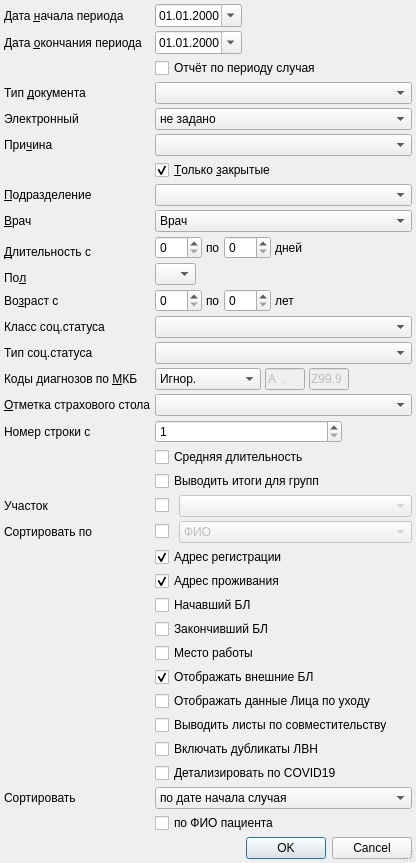
<?xml version="1.0" encoding="UTF-8"?>
<ui version="4.0">
 <class>TempInvalidSetupDialog</class>
 <widget class="QDialog" name="TempInvalidSetupDialog">
  <property name="windowModality">
   <enum>Qt::ApplicationModal</enum>
  </property>
  <property name="geometry">
   <rect>
    <x>0</x>
    <y>0</y>
    <width>416</width>
    <height>798</height>
   </rect>
  </property>
  <property name="windowTitle">
   <string>параметры отчёта</string>
  </property>
  <property name="sizeGripEnabled">
   <bool>true</bool>
  </property>
  <layout class="QGridLayout">
   <property name="leftMargin">
    <number>4</number>
   </property>
   <property name="topMargin">
    <number>4</number>
   </property>
   <property name="rightMargin">
    <number>4</number>
   </property>
   <property name="bottomMargin">
    <number>4</number>
   </property>
   <property name="spacing">
    <number>4</number>
   </property>
   <item row="33" column="1" colspan="2">
    <widget class="QCheckBox" name="chkTempInvalidDuplicate">
     <property name="text">
      <string>Выводить листы по совместительству</string>
     </property>
    </widget>
   </item>
   <item row="37" column="1" colspan="2">
    <widget class="QComboBox" name="cmbDateSort">
     <item>
      <property name="text">
       <string>по дате начала случая</string>
      </property>
     </item>
     <item>
      <property name="text">
       <string>по дате начала ЛН</string>
      </property>
     </item>
    </widget>
   </item>
   <item row="31" column="1" colspan="2">
    <widget class="QCheckBox" name="chkTempInvalidReceiver">
     <property name="text">
      <string>Отображать данные Лица по уходу</string>
     </property>
    </widget>
   </item>
   <item row="37" column="0">
    <widget class="QLabel" name="lblDateSort">
     <property name="text">
      <string>Сортировать</string>
     </property>
    </widget>
   </item>
   <item row="5" column="0">
    <widget class="QLabel" name="lblTempInvalidReason">
     <property name="text">
      <string>При&amp;чина</string>
     </property>
     <property name="buddy">
      <cstring>cmbReason</cstring>
     </property>
    </widget>
   </item>
   <item row="2" column="1" colspan="2">
    <widget class="QCheckBox" name="chkByPeriod">
     <property name="toolTip">
      <string>&lt;!DOCTYPE HTML PUBLIC &quot;-//W3C//DTD HTML 4.0//EN&quot; &quot;http://www.w3.org/TR/REC-html40/strict.dtd&quot;&gt;
&lt;html&gt;&lt;head&gt;&lt;meta name=&quot;qrichtext&quot; content=&quot;1&quot; /&gt;&lt;style type=&quot;text/css&quot;&gt;
p, li { white-space: pre-wrap; }
&lt;/style&gt;&lt;/head&gt;&lt;body style=&quot; font-family:'MS Shell Dlg 2'; font-size:8.25pt; font-weight:400; font-style:normal;&quot;&gt;
&lt;p style=&quot; margin-top:0px; margin-bottom:0px; margin-left:0px; margin-right:0px; -qt-block-indent:0; text-indent:0px; font-size:8pt;&quot;&gt;Если отметка &lt;span style=&quot; font-weight:600;&quot;&gt;стоит&lt;/span&gt;, то для отчёта &lt;br /&gt;выбираются документы ВУТ с &lt;span style=&quot; font-weight:600;&quot;&gt;периодом, &lt;/span&gt;&lt;/p&gt;
&lt;p style=&quot; margin-top:0px; margin-bottom:0px; margin-left:0px; margin-right:0px; -qt-block-indent:0; text-indent:0px; font-size:8pt; font-weight:600;&quot;&gt;пересекающимя с периодом отчёта&lt;/p&gt;
&lt;p style=&quot;-qt-paragraph-type:empty; margin-top:0px; margin-bottom:0px; margin-left:0px; margin-right:0px; -qt-block-indent:0; text-indent:0px; font-size:8pt;&quot;&gt;&lt;/p&gt;
&lt;p style=&quot; margin-top:0px; margin-bottom:0px; margin-left:0px; margin-right:0px; -qt-block-indent:0; text-indent:0px; font-size:8pt;&quot;&gt;Если отметка &lt;span style=&quot; font-weight:600;&quot;&gt;снята&lt;/span&gt;, то для отчёта &lt;/p&gt;
&lt;p style=&quot; margin-top:0px; margin-bottom:0px; margin-left:0px; margin-right:0px; -qt-block-indent:0; text-indent:0px; font-size:8pt;&quot;&gt;выбираются документы ВУТ &lt;/p&gt;
&lt;p style=&quot; margin-top:0px; margin-bottom:0px; margin-left:0px; margin-right:0px; -qt-block-indent:0; text-indent:0px; font-size:8pt;&quot;&gt;&lt;span style=&quot; font-weight:600;&quot;&gt;закрытые в периоде отчёта&lt;/span&gt;&lt;/p&gt;
&lt;p style=&quot;-qt-paragraph-type:empty; margin-top:0px; margin-bottom:0px; margin-left:0px; margin-right:0px; -qt-block-indent:0; text-indent:0px; font-size:8pt;&quot;&gt;&lt;/p&gt;&lt;/body&gt;&lt;/html&gt;</string>
     </property>
     <property name="text">
      <string>Отчёт по периоду случая</string>
     </property>
    </widget>
   </item>
   <item row="0" column="1">
    <widget class="CDateEdit" name="edtBegDate">
     <property name="sizePolicy">
      <sizepolicy hsizetype="Maximum" vsizetype="Fixed">
       <horstretch>0</horstretch>
       <verstretch>0</verstretch>
      </sizepolicy>
     </property>
     <property name="displayFormat">
      <string>dd.MM.yyyy</string>
     </property>
     <property name="calendarPopup">
      <bool>true</bool>
     </property>
    </widget>
   </item>
   <item row="12" column="0">
    <widget class="QLabel" name="lblAge">
     <property name="text">
      <string>Во&amp;зраст с</string>
     </property>
     <property name="buddy">
      <cstring>edtAgeFrom</cstring>
     </property>
    </widget>
   </item>
   <item row="8" column="0">
    <widget class="QLabel" name="lblPerson">
     <property name="text">
      <string>&amp;Врач</string>
     </property>
     <property name="buddy">
      <cstring>cmbPerson</cstring>
     </property>
    </widget>
   </item>
   <item row="3" column="1" colspan="2">
    <widget class="CRBComboBox" name="cmbDoctype"/>
   </item>
   <item row="17" column="0">
    <widget class="QLabel" name="lblInsuranceOfficeMark">
     <property name="text">
      <string>&amp;Отметка страхового стола</string>
     </property>
     <property name="buddy">
      <cstring>cmbInsuranceOfficeMark</cstring>
     </property>
    </widget>
   </item>
   <item row="17" column="1" colspan="2">
    <widget class="QComboBox" name="cmbInsuranceOfficeMark">
     <item>
      <property name="text">
       <string/>
      </property>
     </item>
     <item>
      <property name="text">
       <string>без отметки</string>
      </property>
     </item>
     <item>
      <property name="text">
       <string>с отметкой</string>
      </property>
     </item>
    </widget>
   </item>
   <item row="11" column="0">
    <widget class="QLabel" name="lblSex">
     <property name="text">
      <string>По&amp;л</string>
     </property>
     <property name="buddy">
      <cstring>cmbSex</cstring>
     </property>
    </widget>
   </item>
   <item row="13" column="1" colspan="2">
    <widget class="CSocStatusComboBox" name="cmbSocStatusClass"/>
   </item>
   <item row="16" column="0">
    <widget class="QLabel" name="lblMKB">
     <property name="text">
      <string>Коды диагнозов по &amp;МКБ</string>
     </property>
     <property name="buddy">
      <cstring>cmbMKBFilter</cstring>
     </property>
    </widget>
   </item>
   <item row="9" column="1" colspan="2">
    <widget class="QFrame" name="frmDuration">
     <property name="frameShape">
      <enum>QFrame::NoFrame</enum>
     </property>
     <property name="frameShadow">
      <enum>QFrame::Raised</enum>
     </property>
     <layout class="QHBoxLayout">
      <property name="spacing">
       <number>4</number>
      </property>
      <property name="leftMargin">
       <number>0</number>
      </property>
      <property name="topMargin">
       <number>0</number>
      </property>
      <property name="rightMargin">
       <number>0</number>
      </property>
      <property name="bottomMargin">
       <number>0</number>
      </property>
      <item>
       <widget class="QSpinBox" name="edtDurationFrom">
        <property name="sizePolicy">
         <sizepolicy hsizetype="Preferred" vsizetype="Fixed">
          <horstretch>0</horstretch>
          <verstretch>0</verstretch>
         </sizepolicy>
        </property>
        <property name="maximum">
         <number>366</number>
        </property>
       </widget>
      </item>
      <item>
       <widget class="QLabel" name="lblDurationTo">
        <property name="text">
         <string>по</string>
        </property>
        <property name="buddy">
         <cstring>edtDurationTo</cstring>
        </property>
       </widget>
      </item>
      <item>
       <widget class="QSpinBox" name="edtDurationTo">
        <property name="sizePolicy">
         <sizepolicy hsizetype="Preferred" vsizetype="Fixed">
          <horstretch>0</horstretch>
          <verstretch>0</verstretch>
         </sizepolicy>
        </property>
        <property name="maximum">
         <number>366</number>
        </property>
       </widget>
      </item>
      <item>
       <widget class="QLabel" name="lblDurationDays">
        <property name="text">
         <string>дней</string>
        </property>
        <property name="buddy">
         <cstring>edtDurationTo</cstring>
        </property>
       </widget>
      </item>
      <item>
       <spacer>
        <property name="orientation">
         <enum>Qt::Horizontal</enum>
        </property>
        <property name="sizeHint" stdset="0">
         <size>
          <width>21</width>
          <height>20</height>
         </size>
        </property>
       </spacer>
      </item>
     </layout>
    </widget>
   </item>
   <item row="12" column="1" colspan="2">
    <widget class="QFrame" name="frmAge">
     <property name="frameShape">
      <enum>QFrame::NoFrame</enum>
     </property>
     <property name="frameShadow">
      <enum>QFrame::Raised</enum>
     </property>
     <layout class="QHBoxLayout">
      <property name="spacing">
       <number>4</number>
      </property>
      <property name="leftMargin">
       <number>0</number>
      </property>
      <property name="topMargin">
       <number>0</number>
      </property>
      <property name="rightMargin">
       <number>0</number>
      </property>
      <property name="bottomMargin">
       <number>0</number>
      </property>
      <item>
       <widget class="QSpinBox" name="edtAgeFrom">
        <property name="sizePolicy">
         <sizepolicy hsizetype="Preferred" vsizetype="Fixed">
          <horstretch>0</horstretch>
          <verstretch>0</verstretch>
         </sizepolicy>
        </property>
        <property name="maximum">
         <number>150</number>
        </property>
       </widget>
      </item>
      <item>
       <widget class="QLabel" name="lblAgeTo">
        <property name="text">
         <string>по</string>
        </property>
        <property name="buddy">
         <cstring>edtAgeTo</cstring>
        </property>
       </widget>
      </item>
      <item>
       <widget class="QSpinBox" name="edtAgeTo">
        <property name="sizePolicy">
         <sizepolicy hsizetype="Preferred" vsizetype="Fixed">
          <horstretch>0</horstretch>
          <verstretch>0</verstretch>
         </sizepolicy>
        </property>
        <property name="maximum">
         <number>150</number>
        </property>
       </widget>
      </item>
      <item>
       <widget class="QLabel" name="lblAgeYears">
        <property name="text">
         <string>лет</string>
        </property>
        <property name="buddy">
         <cstring>edtAgeTo</cstring>
        </property>
       </widget>
      </item>
      <item>
       <spacer>
        <property name="orientation">
         <enum>Qt::Horizontal</enum>
        </property>
        <property name="sizeHint" stdset="0">
         <size>
          <width>21</width>
          <height>20</height>
         </size>
        </property>
       </spacer>
      </item>
     </layout>
    </widget>
   </item>
   <item row="16" column="1" colspan="2">
    <widget class="QFrame" name="frmMKB">
     <property name="frameShape">
      <enum>QFrame::NoFrame</enum>
     </property>
     <property name="frameShadow">
      <enum>QFrame::Raised</enum>
     </property>
     <layout class="QGridLayout">
      <property name="leftMargin">
       <number>0</number>
      </property>
      <property name="topMargin">
       <number>0</number>
      </property>
      <property name="rightMargin">
       <number>0</number>
      </property>
      <property name="bottomMargin">
       <number>0</number>
      </property>
      <property name="horizontalSpacing">
       <number>4</number>
      </property>
      <property name="verticalSpacing">
       <number>0</number>
      </property>
      <item row="0" column="0">
       <widget class="QComboBox" name="cmbMKBFilter">
        <item>
         <property name="text">
          <string>Игнор.</string>
         </property>
        </item>
        <item>
         <property name="text">
          <string>Интервал</string>
         </property>
        </item>
        <item>
         <property name="text">
          <string>Без диагноза</string>
         </property>
        </item>
       </widget>
      </item>
      <item row="0" column="1">
       <widget class="CICDCodeEdit" name="edtMKBFrom">
        <property name="enabled">
         <bool>false</bool>
        </property>
        <property name="sizePolicy">
         <sizepolicy hsizetype="Fixed" vsizetype="Fixed">
          <horstretch>0</horstretch>
          <verstretch>0</verstretch>
         </sizepolicy>
        </property>
        <property name="maximumSize">
         <size>
          <width>40</width>
          <height>16777215</height>
         </size>
        </property>
        <property name="inputMask">
         <string>a00.00</string>
        </property>
        <property name="text">
         <string>A.</string>
        </property>
        <property name="maxLength">
         <number>6</number>
        </property>
       </widget>
      </item>
      <item row="0" column="2">
       <widget class="CICDCodeEdit" name="edtMKBTo">
        <property name="enabled">
         <bool>false</bool>
        </property>
        <property name="sizePolicy">
         <sizepolicy hsizetype="Fixed" vsizetype="Fixed">
          <horstretch>0</horstretch>
          <verstretch>0</verstretch>
         </sizepolicy>
        </property>
        <property name="maximumSize">
         <size>
          <width>40</width>
          <height>16777215</height>
         </size>
        </property>
        <property name="inputMask">
         <string>a00.00</string>
        </property>
        <property name="text">
         <string>Z99.9</string>
        </property>
        <property name="maxLength">
         <number>6</number>
        </property>
       </widget>
      </item>
      <item row="0" column="3">
       <spacer>
        <property name="orientation">
         <enum>Qt::Horizontal</enum>
        </property>
        <property name="sizeHint" stdset="0">
         <size>
          <width>40</width>
          <height>20</height>
         </size>
        </property>
       </spacer>
      </item>
     </layout>
    </widget>
   </item>
   <item row="10" column="1" rowspan="2" colspan="2">
    <widget class="QFrame" name="frmSex">
     <property name="frameShape">
      <enum>QFrame::NoFrame</enum>
     </property>
     <property name="frameShadow">
      <enum>QFrame::Raised</enum>
     </property>
     <layout class="QHBoxLayout">
      <property name="spacing">
       <number>4</number>
      </property>
      <property name="leftMargin">
       <number>0</number>
      </property>
      <property name="topMargin">
       <number>0</number>
      </property>
      <property name="rightMargin">
       <number>0</number>
      </property>
      <property name="bottomMargin">
       <number>0</number>
      </property>
      <item>
       <widget class="QComboBox" name="cmbSex">
        <item>
         <property name="text">
          <string/>
         </property>
        </item>
        <item>
         <property name="text">
          <string>М</string>
         </property>
        </item>
        <item>
         <property name="text">
          <string>Ж</string>
         </property>
        </item>
       </widget>
      </item>
      <item>
       <spacer>
        <property name="orientation">
         <enum>Qt::Horizontal</enum>
        </property>
        <property name="sizeHint" stdset="0">
         <size>
          <width>21</width>
          <height>20</height>
         </size>
        </property>
       </spacer>
      </item>
     </layout>
    </widget>
   </item>
   <item row="1" column="1">
    <widget class="CDateEdit" name="edtEndDate">
     <property name="sizePolicy">
      <sizepolicy hsizetype="Maximum" vsizetype="Fixed">
       <horstretch>0</horstretch>
       <verstretch>0</verstretch>
      </sizepolicy>
     </property>
     <property name="displayFormat">
      <string>dd.MM.yyyy</string>
     </property>
     <property name="calendarPopup">
      <bool>true</bool>
     </property>
    </widget>
   </item>
   <item row="6" column="1" colspan="2">
    <widget class="QCheckBox" name="chkOnlyClosed">
     <property name="text">
      <string>&amp;Только &amp;закрытые</string>
     </property>
     <property name="checked">
      <bool>true</bool>
     </property>
    </widget>
   </item>
   <item row="1" column="0">
    <widget class="QLabel" name="lblEndDate">
     <property name="text">
      <string>Дата &amp;окончания периода</string>
     </property>
     <property name="buddy">
      <cstring>edtEndDate</cstring>
     </property>
    </widget>
   </item>
   <item row="7" column="0">
    <widget class="QLabel" name="lblOrgStructure">
     <property name="text">
      <string>&amp;Подразделение</string>
     </property>
     <property name="buddy">
      <cstring>cmbOrgStructure</cstring>
     </property>
    </widget>
   </item>
   <item row="24" column="0">
    <spacer>
     <property name="orientation">
      <enum>Qt::Vertical</enum>
     </property>
     <property name="sizeHint" stdset="0">
      <size>
       <width>21</width>
       <height>21</height>
      </size>
     </property>
    </spacer>
   </item>
   <item row="0" column="0">
    <widget class="QLabel" name="lblBegDate">
     <property name="text">
      <string>Дата &amp;начала периода</string>
     </property>
     <property name="buddy">
      <cstring>edtBegDate</cstring>
     </property>
    </widget>
   </item>
   <item row="3" column="0">
    <widget class="QLabel" name="lblDocType">
     <property name="text">
      <string>Тип &amp;документа</string>
     </property>
     <property name="buddy">
      <cstring>cmbDoctype</cstring>
     </property>
    </widget>
   </item>
   <item row="8" column="1" colspan="2">
    <widget class="CPersonComboBoxEx" name="cmbPerson">
     <item>
      <property name="text">
       <string>Врач</string>
      </property>
     </item>
    </widget>
   </item>
   <item row="26" column="1" colspan="2">
    <widget class="QCheckBox" name="chkLocAddress">
     <property name="text">
      <string>Адрес проживания</string>
     </property>
     <property name="checked">
      <bool>true</bool>
     </property>
    </widget>
   </item>
   <item row="15" column="0">
    <widget class="QLabel" name="lblSocStatusType">
     <property name="text">
      <string>Тип соц.статуса</string>
     </property>
     <property name="buddy">
      <cstring>cmbSocStatusType</cstring>
     </property>
    </widget>
   </item>
   <item row="21" column="1" colspan="2">
    <widget class="QCheckBox" name="chkResultsForGroups">
     <property name="text">
      <string>Выводить итоги для групп</string>
     </property>
    </widget>
   </item>
   <item row="25" column="1" colspan="2">
    <widget class="QCheckBox" name="chkRegAddress">
     <property name="text">
      <string>Адрес регистрации</string>
     </property>
     <property name="checked">
      <bool>true</bool>
     </property>
    </widget>
   </item>
   <item row="15" column="1" colspan="2">
    <widget class="CRBComboBox" name="cmbSocStatusType"/>
   </item>
   <item row="38" column="1" colspan="2">
    <widget class="QCheckBox" name="chkClientNameSort">
     <property name="text">
      <string>по ФИО пациента </string>
     </property>
    </widget>
   </item>
   <item row="18" column="1">
    <widget class="QSpinBox" name="edtCntUser">
     <property name="minimum">
      <number>1</number>
     </property>
     <property name="maximum">
      <number>999999999</number>
     </property>
    </widget>
   </item>
   <item row="29" column="1" colspan="2">
    <widget class="QCheckBox" name="chkPlaceWork">
     <property name="text">
      <string>Место работы</string>
     </property>
    </widget>
   </item>
   <item row="28" column="1" colspan="2">
    <widget class="QCheckBox" name="chkEndPerson">
     <property name="text">
      <string>Закончивший БЛ</string>
     </property>
    </widget>
   </item>
   <item row="18" column="2">
    <spacer name="horizontalSpacer">
     <property name="orientation">
      <enum>Qt::Horizontal</enum>
     </property>
     <property name="sizeHint" stdset="0">
      <size>
       <width>40</width>
       <height>20</height>
      </size>
     </property>
    </spacer>
   </item>
   <item row="18" column="0">
    <widget class="QLabel" name="lblCntUser">
     <property name="text">
      <string>Номер строки с</string>
     </property>
    </widget>
   </item>
   <item row="4" column="1" colspan="2">
    <widget class="QComboBox" name="cmbElectronic">
     <item>
      <property name="text">
       <string>не задано</string>
      </property>
     </item>
     <item>
      <property name="text">
       <string>Электронный</string>
      </property>
     </item>
     <item>
      <property name="text">
       <string>Бумажный</string>
      </property>
     </item>
    </widget>
   </item>
   <item row="34" column="1">
    <widget class="QCheckBox" name="chkTempInvalidDuplicateWork">
     <property name="text">
      <string>Включать дубликаты ЛВН</string>
     </property>
    </widget>
   </item>
   <item row="4" column="0">
    <widget class="QLabel" name="lblElectronic">
     <property name="text">
      <string>Электронный</string>
     </property>
    </widget>
   </item>
   <item row="35" column="1">
    <widget class="QCheckBox" name="chkTempInvalidCOVID19">
     <property name="text">
      <string>Детализировать по COVID19</string>
     </property>
    </widget>
   </item>
   <item row="13" column="0">
    <widget class="QLabel" name="lblSocStatusClass">
     <property name="text">
      <string>Класс соц.статуса</string>
     </property>
     <property name="buddy">
      <cstring>cmbSocStatusClass</cstring>
     </property>
    </widget>
   </item>
   <item row="23" column="0">
    <widget class="QLabel" name="lblOrderBy">
     <property name="text">
      <string>Сортировать по</string>
     </property>
    </widget>
   </item>
   <item row="22" column="0">
    <widget class="QLabel" name="lblClientArea">
     <property name="text">
      <string>Участок</string>
     </property>
    </widget>
   </item>
   <item row="0" column="2">
    <spacer>
     <property name="orientation">
      <enum>Qt::Horizontal</enum>
     </property>
     <property name="sizeHint" stdset="0">
      <size>
       <width>101</width>
       <height>20</height>
      </size>
     </property>
    </spacer>
   </item>
   <item row="1" column="2">
    <spacer>
     <property name="orientation">
      <enum>Qt::Horizontal</enum>
     </property>
     <property name="sizeHint" stdset="0">
      <size>
       <width>101</width>
       <height>20</height>
      </size>
     </property>
    </spacer>
   </item>
   <item row="5" column="1" colspan="2">
    <widget class="CRBMultivalueComboBox" name="cmbReason"/>
   </item>
   <item row="19" column="1" colspan="2">
    <widget class="QCheckBox" name="chkAverageDuration">
     <property name="text">
      <string>Средняя длительность</string>
     </property>
    </widget>
   </item>
   <item row="7" column="1" colspan="2">
    <widget class="COrgStructureComboBox" name="cmbOrgStructure"/>
   </item>
   <item row="9" column="0" rowspan="2">
    <widget class="QLabel" name="lblDuration">
     <property name="text">
      <string>&amp;Длительность с</string>
     </property>
     <property name="buddy">
      <cstring>edtDurationFrom</cstring>
     </property>
    </widget>
   </item>
   <item row="27" column="1" colspan="2">
    <widget class="QCheckBox" name="chkBeginPerson">
     <property name="text">
      <string>Начавший БЛ</string>
     </property>
    </widget>
   </item>
   <item row="39" column="0" colspan="3">
    <widget class="QDialogButtonBox" name="buttonBox">
     <property name="orientation">
      <enum>Qt::Horizontal</enum>
     </property>
     <property name="standardButtons">
      <set>QDialogButtonBox::Cancel|QDialogButtonBox::Ok</set>
     </property>
    </widget>
   </item>
   <item row="23" column="1" colspan="2">
    <layout class="QHBoxLayout" name="horizontalLayout_2">
     <item>
      <widget class="QCheckBox" name="chkOrderBy">
       <property name="maximumSize">
        <size>
         <width>20</width>
         <height>16777215</height>
        </size>
       </property>
       <property name="text">
        <string/>
       </property>
      </widget>
     </item>
     <item>
      <widget class="QComboBox" name="cmbOrderBy">
       <property name="enabled">
        <bool>false</bool>
       </property>
       <item>
        <property name="text">
         <string>ФИО</string>
        </property>
       </item>
       <item>
        <property name="text">
         <string>Дате начала периода</string>
        </property>
       </item>
      </widget>
     </item>
    </layout>
   </item>
   <item row="22" column="1" colspan="2">
    <layout class="QHBoxLayout" name="horizontalLayout">
     <item>
      <widget class="QCheckBox" name="chkClientArea">
       <property name="maximumSize">
        <size>
         <width>20</width>
         <height>16777215</height>
        </size>
       </property>
       <property name="text">
        <string/>
       </property>
      </widget>
     </item>
     <item>
      <widget class="CAreaComboBox" name="cmbClientArea">
       <property name="enabled">
        <bool>false</bool>
       </property>
      </widget>
     </item>
    </layout>
   </item>
   <item row="30" column="1">
    <widget class="QCheckBox" name="chkIsExternal">
     <property name="text">
      <string>Отображать внешние БЛ</string>
     </property>
     <property name="checked">
      <bool>true</bool>
     </property>
    </widget>
   </item>
  </layout>
 </widget>
 <customwidgets>
  <customwidget>
   <class>CDateEdit</class>
   <extends>QDateEdit</extends>
   <header>library/DateEdit</header>
  </customwidget>
  <customwidget>
   <class>COrgStructureComboBox</class>
   <extends>QComboBox</extends>
   <header>Orgs/OrgStructComboBoxes.h</header>
  </customwidget>
  <customwidget>
   <class>CPersonComboBoxEx</class>
   <extends>QComboBox</extends>
   <header>Orgs/PersonComboBoxEx.h</header>
  </customwidget>
  <customwidget>
   <class>CICDCodeEdit</class>
   <extends>QLineEdit</extends>
   <header>library/ICDCodeEdit.h</header>
  </customwidget>
  <customwidget>
   <class>CRBComboBox</class>
   <extends>QComboBox</extends>
   <header>library/crbcombobox.h</header>
  </customwidget>
  <customwidget>
   <class>CSocStatusComboBox</class>
   <extends>QComboBox</extends>
   <header>Registry/SocStatusComboBox.h</header>
  </customwidget>
  <customwidget>
   <class>CRBMultivalueComboBox</class>
   <extends>QComboBox</extends>
   <header>library/MultivalueComboBox</header>
  </customwidget>
  <customwidget>
   <class>CAreaComboBox</class>
   <extends>QComboBox</extends>
   <header>Orgs/OrgStructComboBoxes.h</header>
  </customwidget>
 </customwidgets>
 <tabstops>
  <tabstop>edtBegDate</tabstop>
  <tabstop>edtEndDate</tabstop>
  <tabstop>chkByPeriod</tabstop>
  <tabstop>cmbDoctype</tabstop>
  <tabstop>cmbReason</tabstop>
  <tabstop>chkOnlyClosed</tabstop>
  <tabstop>cmbOrgStructure</tabstop>
  <tabstop>cmbPerson</tabstop>
  <tabstop>edtDurationFrom</tabstop>
  <tabstop>edtDurationTo</tabstop>
  <tabstop>cmbSex</tabstop>
  <tabstop>edtAgeFrom</tabstop>
  <tabstop>edtAgeTo</tabstop>
  <tabstop>cmbSocStatusClass</tabstop>
  <tabstop>cmbSocStatusType</tabstop>
  <tabstop>cmbMKBFilter</tabstop>
  <tabstop>edtMKBFrom</tabstop>
  <tabstop>edtMKBTo</tabstop>
  <tabstop>cmbInsuranceOfficeMark</tabstop>
  <tabstop>edtCntUser</tabstop>
  <tabstop>buttonBox</tabstop>
  <tabstop>chkAverageDuration</tabstop>
  <tabstop>chkBeginPerson</tabstop>
  <tabstop>chkResultsForGroups</tabstop>
  <tabstop>chkRegAddress</tabstop>
  <tabstop>chkLocAddress</tabstop>
  <tabstop>chkEndPerson</tabstop>
  <tabstop>chkPlaceWork</tabstop>
  <tabstop>chkTempInvalidReceiver</tabstop>
  <tabstop>chkTempInvalidDuplicate</tabstop>
  <tabstop>cmbDateSort</tabstop>
  <tabstop>chkClientNameSort</tabstop>
 </tabstops>
 <resources/>
 <connections>
  <connection>
   <sender>buttonBox</sender>
   <signal>accepted()</signal>
   <receiver>TempInvalidSetupDialog</receiver>
   <slot>accept()</slot>
   <hints>
    <hint type="sourcelabel">
     <x>186</x>
     <y>254</y>
    </hint>
    <hint type="destinationlabel">
     <x>119</x>
     <y>239</y>
    </hint>
   </hints>
  </connection>
  <connection>
   <sender>buttonBox</sender>
   <signal>rejected()</signal>
   <receiver>TempInvalidSetupDialog</receiver>
   <slot>reject()</slot>
   <hints>
    <hint type="sourcelabel">
     <x>278</x>
     <y>254</y>
    </hint>
    <hint type="destinationlabel">
     <x>316</x>
     <y>234</y>
    </hint>
   </hints>
  </connection>
 </connections>
</ui>
